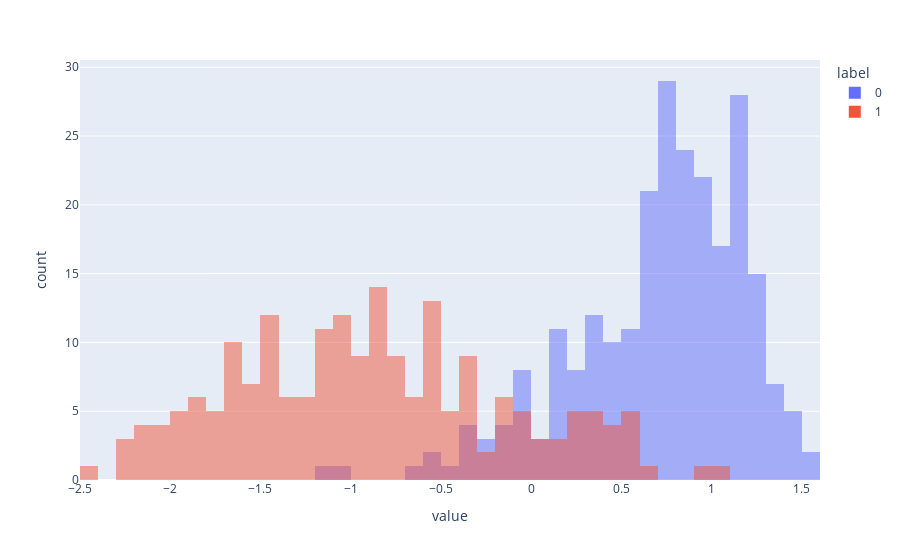

This figure's notebook cell:
### Code cell
import plotly.express as px
px.histogram(pd.DataFrame({
     'activ': x[:, 0],
     'label': y
}), color='label', barmode="overlay", nbins=50, width=900)

### Figure 1 — Plotly figure (JSON) as saved in the notebook; plotly's stock layout.template omitted (floating-point values rounded to 4 significant figures; data arrays with more than 128 entries replaced by an {"elided": "..."} marker saying what was removed)
{"data": [{"alignmentgroup": "True", "bingroup": "x", "hovertemplate": "label=0<br>value=%{x}<br>count=%{y}<extra></extra>", "legendgroup": "0", "marker": {"color": "#636efa", "opacity": 0.5, "pattern": {"shape": ""}}, "name": "0", "nbinsx": 50, "offsetgroup": "0", "orientation": "v", "showlegend": true, "type": "histogram", "x": {"elided": "250 float values"}, "xaxis": "x", "yaxis": "y"}, {"alignmentgroup": "True", "bingroup": "x", "hovertemplate": "label=1<br>value=%{x}<br>count=%{y}<extra></extra>", "legendgroup": "1", "marker": {"color": "#EF553B", "opacity": 0.5, "pattern": {"shape": ""}}, "name": "1", "nbinsx": 50, "offsetgroup": "1", "orientation": "v", "showlegend": true, "type": "histogram", "x": {"elided": "198 float values"}, "xaxis": "x", "yaxis": "y"}], "layout": {"barmode": "overlay", "legend": {"title": {"text": "label"}, "tracegroupgap": 0}, "margin": {"t": 60}, "width": 900, "xaxis": {"anchor": "y", "domain": [0, 1], "title": {"text": "value"}}, "yaxis": {"anchor": "x", "domain": [0, 1], "title": {"text": "count"}}}}
